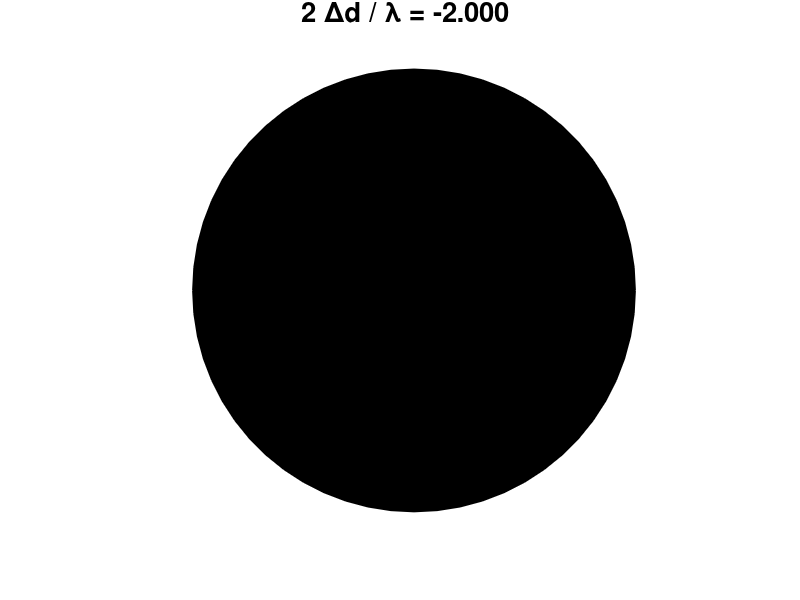

Write the MATLAB code that produced this figure. (Note: this script raises an error after producing the figure.)
% opMichA.m

% Michelson Interferometer
%   Plane Wave illumination of mirrors
%   Mirrors precisely aligned at right angles to the beam
%   Detector screen uniformly illuminated
%   Brightness of the screen depends upon the relative phase of the
%     reflections from the two mirrors
%   The intensity on the detector screen is shown as a function
%     the optical path difference between the two reflections

% DOING PHYSICS WITH MATLAB: 
%   https://d-arora.github.io/Doing-Physics-With-Matlab/
% Documentation
%   http://www.physics.usyd.edu.au/teach_res/mo/doc/op_michelson.htm
% Download Scripts
%   http://www.physics.usyd.edu.au/teach_res/mp/mscripts/



% Ian Cooper   email: matlabvisualphysics@gmail.com
% 190722   Matlab 2018b

clear
close all
clc


% ANIMATION and GIF file ==============================================
% Show and Save animation as a gif file (0 no)  (1 yes) for flagAG
    flagAG = 1;    
% file name for animated gif   
    ag_name = 'ag_AA.gif'; 
% Delay in seconds before displaying the next image  
    delay = 1.5;
    frame1 = 0;


% SETUP  ==============================================================
% Animation plot of screen intensity as optical path length varied
% Range for optical path length
  Nmax = 2;
  N = -Nmax:1/8:Nmax;
% Detector screen intensity
  SD = (sin(pi*N)).^2;

% Plant Growth Calculation
% wavelength [m]
  wL = 632.8e-9;
% Time interval  [h]
  dt = 8;
% Number of fringes
  nf = 3420;
% distance moved by plant on mirror 2 [mm]
  dP = (nf * wL /2) * 1e3;
% rate of growth  [mm/h]
  dPdt = dP/dt;
  
  disp('Inputs  ')
  fprintf('   wavelength = %3.1e  m  \n',wL);
  fprintf('   time interval = %3.1f  h  \n',dt);
  fprintf('   fringes  = %3.0f    \n',nf);
  disp('Outputs  ')
  fprintf('   growth distance = %3.5f  mm  \n',dP);
  fprintf('   rate of growth  = %3.5f  mm/h  \n',dPdt);
  
% ANIMATION GRAPHICS  =================================================

figure(1)
   pos = [0.1 0.2 0.25 0.35];
   set(gcf,'Units','normalized')
   set(gcf,'Position',pos)
   set(gcf,'color','w')
   
for cx = 1 : length(N)
  col = [SD(cx) 0 0];
  pos = [-1 -1 2 2];
  H_rect = rectangle('Position',pos,'Curvature',[1 1]);
  set(H_rect,'EdgeColor',col,'Facecolor',col);

  xlim([-1.1 1.1])
  ylim([-1.1 1.1])
  axis square
  axis off

  txt = sprintf('2 {\\Deltad} / {\\lambda} = %3.3f  \n',N(cx));
  title(txt)
  set(gca,'fontsize',18)
  pause(0.05)
 
  % Save animation 
    if flagAG == 1
       frame1 = frame1 + 1;
         frame = getframe(1);
         im = frame2im(frame);
         [imind,cm] = rgb2ind(im,256);
         % On the first loop, create the file. In subsequent loops, append.
         if frame1 == 1
           imwrite(imind,cm,ag_name,'gif','DelayTime',delay,'loopcount',inf);
         else
          imwrite(imind,cm,ag_name,'gif','DelayTime',delay,'writemode','append');
         end
    end    
end



% DETECTOR SCREEN INTENSITY ===========================================

num = 501;
N = linspace(-Nmax,Nmax, num);
SD = (sin(pi*N)).^2;

figure(2)
   pos = [0.5 0.2 0.25 0.30];
   set(gcf,'Units','normalized')
   set(gcf,'Position',pos)
   set(gcf,'color','w')
  
plot(N,SD,'r','linewidth',2);
grid on
set(gca,'fontsize',14)
xlabel('2 \Deltad / \lambda')
ylabel('S_D  [a.u.]')
text(1.5,-0.135,'opMichA.m','fontsize',8)


ax = gca;
ax.XMinorGrid = 'on';
ax.XAxis.MinorTickValues = -Nmax:0.5:Nmax;
